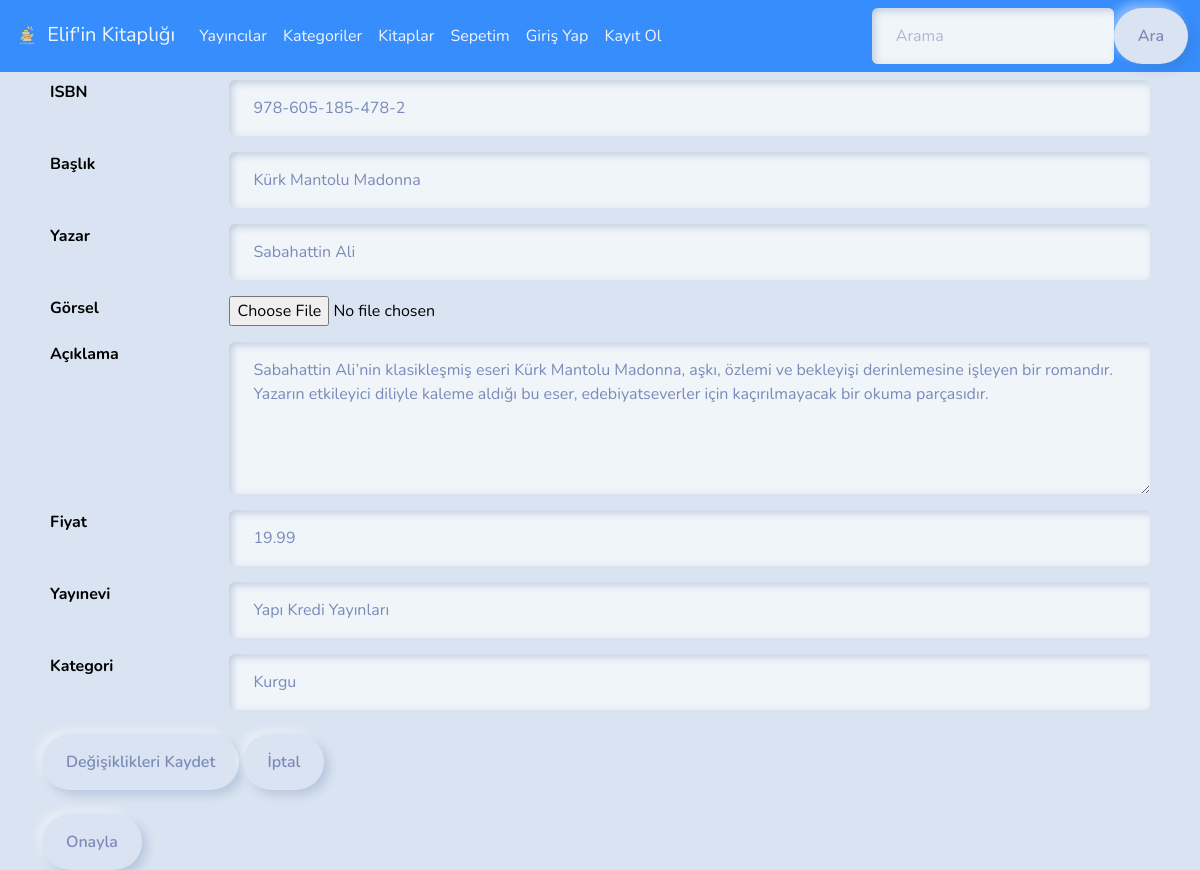
The page /admin_düzenle.php?bookisbn=978-605-185-478-2 (signed in) on the database its author committed.
### tables this page shows
CREATE TABLE `books` (
  `book_isbn` varchar(20) NOT NULL,
  `book_title` varchar(60) DEFAULT NULL,
  `book_author` varchar(60) DEFAULT NULL,
  `book_image` varchar(40) DEFAULT NULL,
  `book_descr` longtext DEFAULT NULL,
  `book_price` decimal(6,2) NOT NULL,
  `publisherid` int(10) UNSIGNED NOT NULL,
  `categoryid` int(10) DEFAULT NULL
);

CREATE TABLE `publisher` (
  `publisherid` int(10)   NOT NULL,
  `publisher_name` varchar(60) NOT NULL
);

CREATE TABLE `category` (
  `categoryid` int(10) NOT NULL,
  `category_name` varchar(60) NOT NULL
);

### admin_düzenle.php (the view, shortened to what this page needs)
<?php
	require_once "./template/header.php";
	require_once "./fonksiyonlar/veritabanı_fonksiyonları.php";
	$conn = db_connect();
	if(isset($_GET['bookisbn'])){
		$book_isbn = $_GET['bookisbn'];
	} else {
		echo "Boş sorgu!";
		exit();
	}
	$query = "SELECT * FROM books WHERE book_isbn = '$book_isbn'";
	$result = mysqli_query($conn, $query);
	$row = mysqli_fetch_assoc($result);
?>
	<form method="post" action="kitap_düzenle.php" enctype="multipart/form-data">
		<table class="table">
			<tr>
				<th>ISBN</th>
				<td><input type="text"  class="form-control" name="isbn" value="<?php echo $row['book_isbn']; ?>" readonly></td>
			</tr>
			<tr>
				<th>Başlık</th>
				<td><input type="text" class="form-control"  name="title" value="<?php echo $row['book_title']; ?>" required></td>
			</tr>
			<tr>
				<th>Yazar</th>
				<td><input type="text" class="form-control" name="author" value="<?php echo $row['book_author']; ?>" required></td>
			</tr>
			<tr>
				<th>Görsel</th>
				<td><input type="file" name="image"></td>
			</tr>
			<tr>
				<th>Açıklama</th>
				<td><textarea name="descr" class="form-control" cols="40" rows="5"><?php echo $row['book_descr']; ?></textarea></td>
			</tr>
			<tr>
				<th>Fiyat</th>
				<td><input type="text" class="form-control" name="price" value="<?php echo $row['book_price']; ?>" required></td>
			</tr>
			<tr>
				<th>Yayınevi</th>
				<td><input type="text"  class="form-control" name="publisher" value="<?php echo getPubName($conn, $row['publisherid']); ?>" required></td>
			</tr>
			<tr>
				<th>Kategori</th>
				<td><input type="text" class="form-control" name="category" value="<?php echo getCatName($conn, $row['categoryid']); ?>" required></td>
			</tr>
		</table>
		<input type="submit" name="save_change" value="Değişiklikleri Kaydet" class="btn btn-primary">
		<a href="admin_kitap.php" class="btn btn-default">İptal</a>
	</form>
	<br/>
	<a href="admin_kitap.php" class="btn btn-success">Onayla</a>
<?php
	require "./template/footer.php";
?>

### rows shown on the page
books: isbn "978-605-185-478-2", title "Kürk Mantolu Madonna", author "Sabahattin Ali", descr "Sabahattin Ali’nin klasikleşmiş eseri Kürk Mantolu Madonna, aşkı, özlemi ve bekleyişi derinlemesine işleyen bir romandır. Yazarın etkileyici diliyle kaleme aldığı bu eser, edebiyatseverler için kaçırılmayacak bir okuma parçasıdır.", price "19.99", publisher "Yapı Kredi Yayınları", category "Kurgu"
